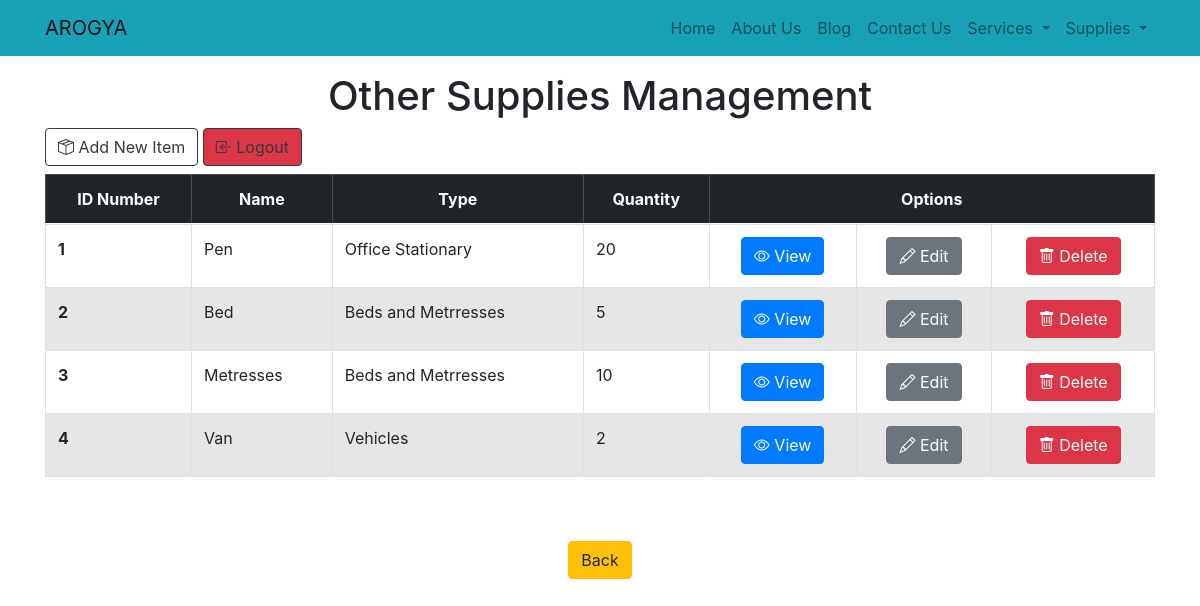
The page /Page_Files/Other.php (signed in) on the database its author committed.
### tables this page shows
CREATE TABLE IF NOT EXISTS `other` (
  `id` int(10) NOT NULL AUTO_INCREMENT,
  `o_card` varchar(50) NOT NULL,
  `o_name` varchar(50) NOT NULL,
  `o_type` varchar(50) NOT NULL,
  `o_price` varchar(50) NOT NULL,
  `o_quantity` int(50) NOT NULL,
  PRIMARY KEY (`id`)
);

### Page_Files/Other.php (the view, shortened to what this page needs)
<?php include "../header.php"?>
<nav class="navbar       navbar-light    bg-info        navbar-expand-sm    fixed-top">
     <div class="container">
          <a href="#" class="navbar-brand" > AROGYA </a>
          <div class="collapse          navbar-collapse"    id="navbarNavDropdown">  <! –– Nav Bar can collapse like a drop down button ––>
               <ul class="navbar-nav    ms-auto">
                    <li class="nav-item">         <a href="Details_Pages/Home.php"    class="nav-link"> Home </a>            </li>
                    <li class="nav-item">         <a href="Details_Pages/About.php"   class="nav-link"> About Us </a>        </li>
                    <li class="nav-item">         <a href="Details_Pages/Blog.php"    class="nav-link"> Blog </a>            </li>
                    <li class="nav-item">         <a href="Details_Pages/Contact.php" class="nav-link"> Contact Us </a>      </li>
                    <li class="nav-item dropdown">
                      <a class="nav-link dropdown-toggle" href="#" id="navbarDropdownMenuLink" data-toggle="dropdown" >     Services       </a>
                    </li>
                    <li class="nav-item dropdown">
                      <a class="nav-link dropdown-toggle" href="#" id="navbarDropdownMenuLink" data-toggle="dropdown" >     Supplies       </a>
                    </li>
                </ul>
          </div>
     </div>
</nav>
<br><br><br>
  <div class="container">
    <h1 class="text-center" >Other Supplies Management</h1>
    <a href="Functions_Other/Create_Other.php" class='btn btn-outline-dark mb-2'> <i class="bi bi-box-seam"></i> Add New Item</a>
      <?php
      echo "<a href='../Logout_Function.php?logout' class='btn btn-danger btn-outline-dark mb-2'> <i class='bi bi-box-arrow-in-left'></i> Logout</a>"
      ?>
    <table class="table   table-striped   table-bordered    table-hover">
      <thead class="table-dark">
        <tr>
          <th  scope="col"  class="text-center">ID Number</th>
          <th  scope="col"  class="text-center">Name</th>
          <th  scope="col"  class="text-center">Type</th>
          <th  scope="col"  class="text-center">Quantity</th>
          <th  scope="col" colspan="3" class="text-center">Options</th>
        </tr>
      </thead>
      <tbody>
        <tr>
          <?php
              $query="SELECT * FROM other";
              $view_other= mysqli_query($conn,$query);
              while($row= mysqli_fetch_assoc($view_other))
              {
                $id = $row['id'];
                $idc = $row['o_card'];
                $fname = $row['o_name'];
                $type = $row['o_type'];
                $quantity = $row['o_quantity'];
                echo "<tr >";
                echo " <th scope='row' >{$idc}</th>";
                echo " <td > {$fname}</td>";
                echo " <td > {$type}</td>";
                echo " <td > {$quantity}</td>";
                echo " <td class='text-center'> <a href='Functions_Other/View_Other.php?user_id={$id}' class='btn btn-primary'> <i class='bi bi-eye'></i> View</a> </td>";
                echo " <td class='text-center' > <a href='Functions_Other/Edit_Other.php?edit&user_id={$id}' class='btn btn-secondary'><i class='bi bi-pencil'></i> Edit</a> </td>";
                echo " <td  class='text-center'>  <a href='Functions_Other/Delete_Other.php?delete={$id}' class='btn btn-danger'> <i class='bi bi-trash'></i> Delete</a> </td>";
                echo " </tr> ";
              }
            ?>
        </tr>
      </tbody>
    </table>
  </div>
<div class="container text-center mt-3">
      <a href="Details_Pages/Home.php" class="btn btn-warning mt-5"> Back </a>

### rows shown on the page
other: o_card "1", o_name "Pen", o_type "Office Stationary", o_quantity "20"
other: o_card "2", o_name "Bed", o_type "Beds and Metrresses", o_quantity "5"
other: o_card "3", o_name "Metresses", o_type "Beds and Metrresses", o_quantity "10"
other: o_card "4", o_name "Van", o_type "Vehicles", o_quantity "2"
